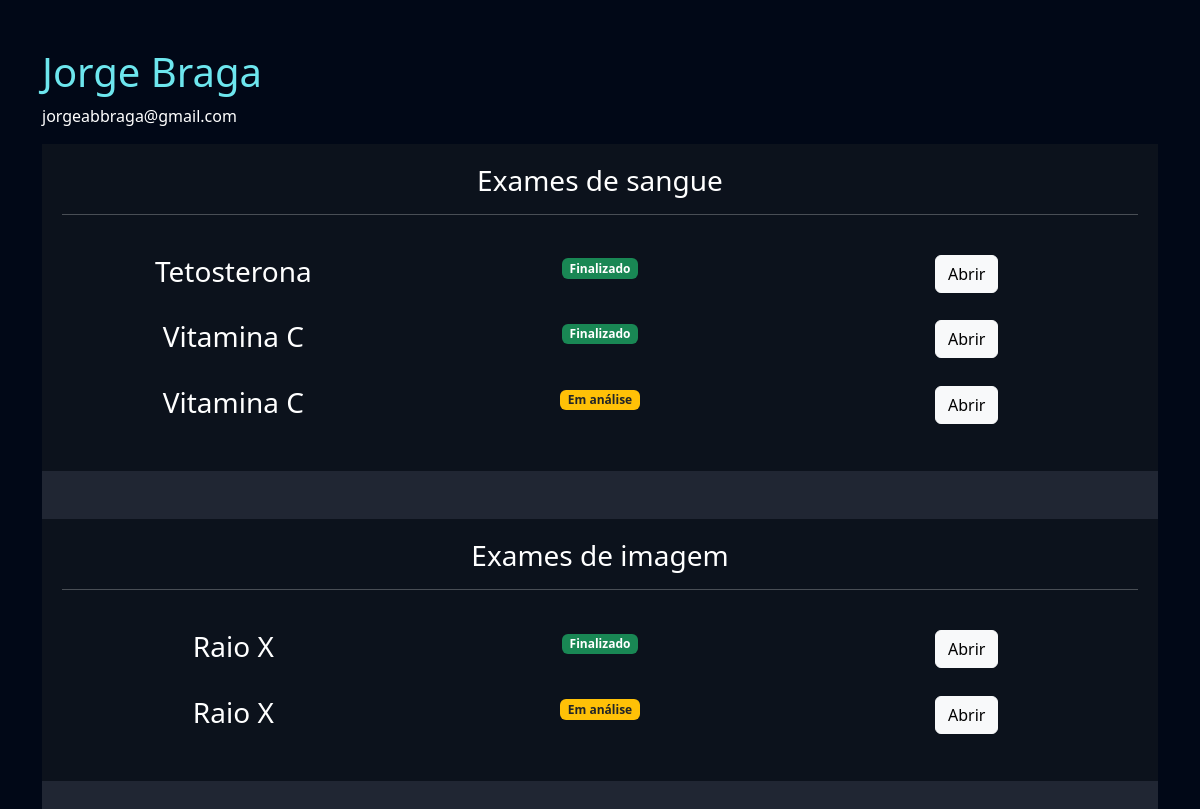
Page /empresarial/cliente/3 (signed in) on the committed database.
### exames/models.py (models this page shows, shortened)
class SolicitacaoExame(models.Model):
    choice_status = (
    ('E', 'Em análise'),
    ('F', 'Finalizado')
    )
    usuario = models.ForeignKey(User, on_delete=models.DO_NOTHING)
    exame = models.ForeignKey(TiposExames, on_delete=models.DO_NOTHING)
    status = models.CharField(max_length=2, choices=choice_status)
    resultado = models.FileField(upload_to="resultados", null=True, blank=True)
    requer_senha = models.BooleanField(default=False)
    senha = models.CharField(max_length=16, null=True, blank=True)
    def badge_template(self):
            if self.status == "E":
                classes_css = 'bg-warning text-dark'
                texto = "Em análise"
            elif self.status == "F":
                classes_css = 'bg-success'
                texto = "Finalizado"
            return mark_safe(f"<span class='badge bg-primary {classes_css}'>{texto}</span>")

class TiposExames(models.Model):
    tipo_choices = (
        ('I', 'Exame de Imagem'),
        ('S', 'Exame de Sangue'),
    )
    nome = models.CharField(max_length=50)
    tipo = models.CharField(max_length=1, choices=tipo_choices)
    preco = models.FloatField()
    disponivel = models.BooleanField(default=True)
    horario_inicial = models.IntegerField()
    horario_final = models.IntegerField()

### empresarial/views.py (the view)
# urls.py: path('cliente/<int:cliente_id>', views.cliente, name="cliente"),
@staff_member_required
def cliente(request, cliente_id):
    cliente = User.objects.get(id=cliente_id)
    exames = SolicitacaoExame.objects.filter(usuario=cliente)
    return render(request, 'cliente.html', {'cliente': cliente, 'exames': exames})

### empresarial/templates/cliente.html (shortened to what this page needs)
{% extends "bases/base.html" %}
{% load static %}
{% block 'head' %}
    <link href="{% static 'exames/css/css.css' %}" rel="stylesheet">
    <link href="{% static 'exames/css/gerenciar_pedidos.css' %}" rel="stylesheet">
    <link href="{% static 'exames/css/gerenciar_exames.css' %}" rel="stylesheet">
{% endblock 'head' %}
{% block 'conteudo' %}
    <br>
    <br>
    <div class="container">
            <h3 class="font-destaque">{{cliente.get_full_name}}</h3>
            <p>{{cliente.email}}</p>
            <div class="card card-view">
            <div class="sub-card">
            <h3>Exames de sangue</h3>
            <hr>
            <br>
            {% for exame in exames %}
                {% if exame.exame.tipo == 'S'%}
                    <div class="row">
                        <div class="col-md"><h3>{{exame.exame.nome}}</h3></div>
                        <div class="col-md">{{exame.badge_template}}</div>
                        <div class="col-md">
                            <a href="{% url 'exame_cliente' exame.id %}" class="btn btn-light">Abrir</a>
                        </div>
                    </div>
                <br>
                {% endif %}
            {% endfor %}
        </div>
        <br>
        <br>
        <div class="sub-card">
            <h3>Exames de imagem</h3>
            <hr>
            <br>
            {% for exame in exames %}
                {% if exame.exame.tipo == 'I'%}
                    <div class="row">
                    <div class="col-md"><h3>{{exame.exame.nome}}</h3></div>
                    <div class="col-md">{{exame.badge_template}}</div>
                    <div class="col-md"><a href="{% url 'exame_cliente' exame.id %}" class="btn btn-light">Abrir</a></div>
                    </div>
                <br>
                {% endif %}
            {% endfor %}
        </div>
        </div>
    </div>
{% endblock 'conteudo' %}

### templates/static/geral/css/base.css (style rules this page uses)
:root { --main-color: #151c34; --dark-color: #0c121c; --light-color: #6de6ee; --contrast-color: #f4c96b; --differential-color: #066668; }
* { color: white; }
.font-destaque { color: var(--light-color); font-size: 40px; }

### templates/static/exames/css/css.css (style rules this page uses)
body { background-image: url('/static/geral/img/bg2.png'); background-size: cover; }
.card { background-color: rgba(217, 217, 217, .14); color: white; padding: 15px; }

### templates/static/exames/css/gerenciar_pedidos.css (style rules this page uses)
.card-view { text-align: center; padding: 0; border: none; height: 750vh; }

### templates/static/exames/css/gerenciar_exames.css (style rules this page uses)
.sub-card { background-color: var(--dark-color); padding: 20px; }

### rows in the picture
SolicitacaoExame: exame.nome "Tetosterona", badge_template "Finalizado"
SolicitacaoExame: exame.nome "Vitamina C", badge_template "Finalizado"
SolicitacaoExame: exame.nome "Vitamina C", badge_template "Em análise"
SolicitacaoExame: exame.nome "Raio X", badge_template "Finalizado"
SolicitacaoExame: exame.nome "Raio X", badge_template "Em análise"

### other values in the picture
{{ cliente.get_full_name }} "Jorge Braga"
{{ cliente.email }} "jorgeabbraga@gmail.com"
